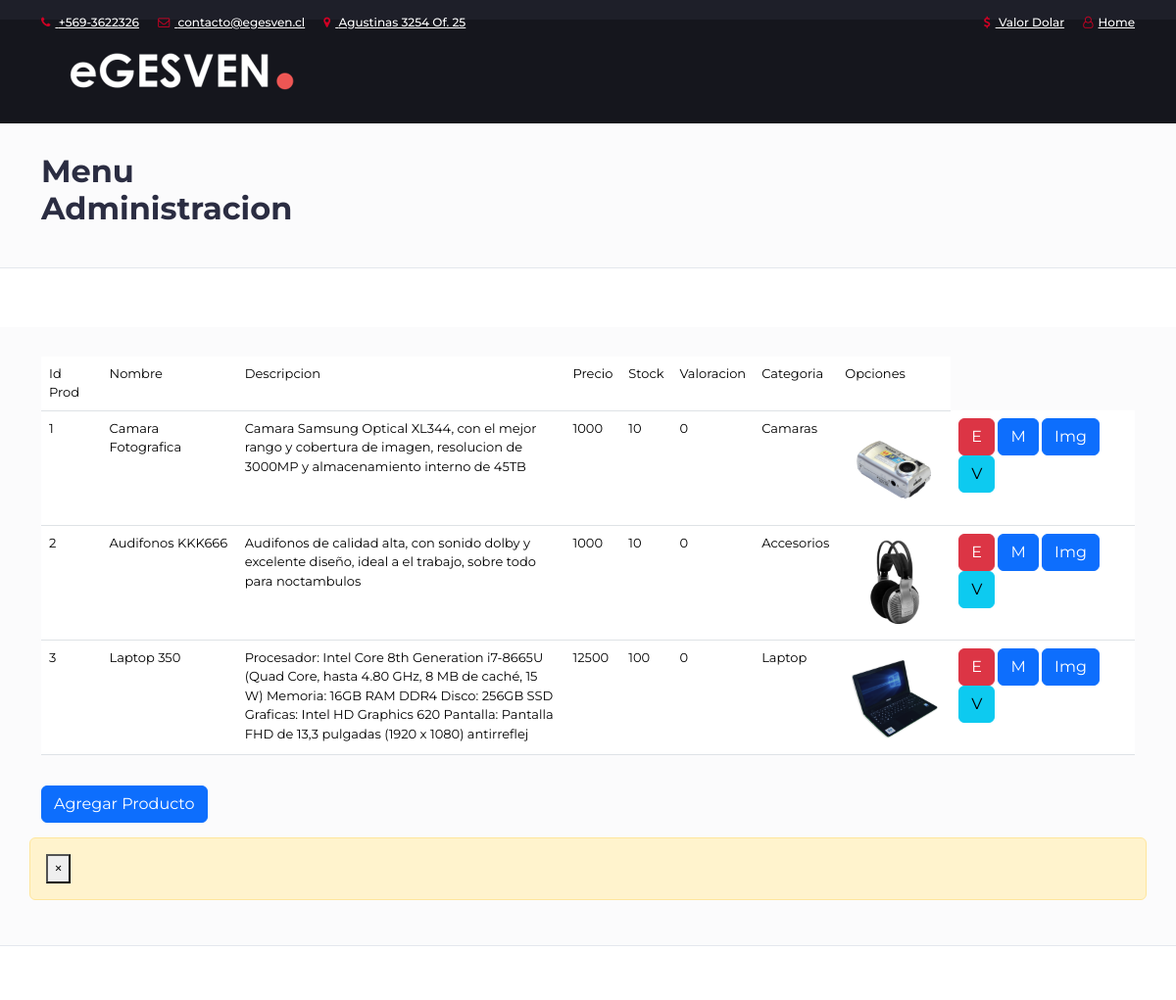
Page /administrador (upper part) on the earlier database version.
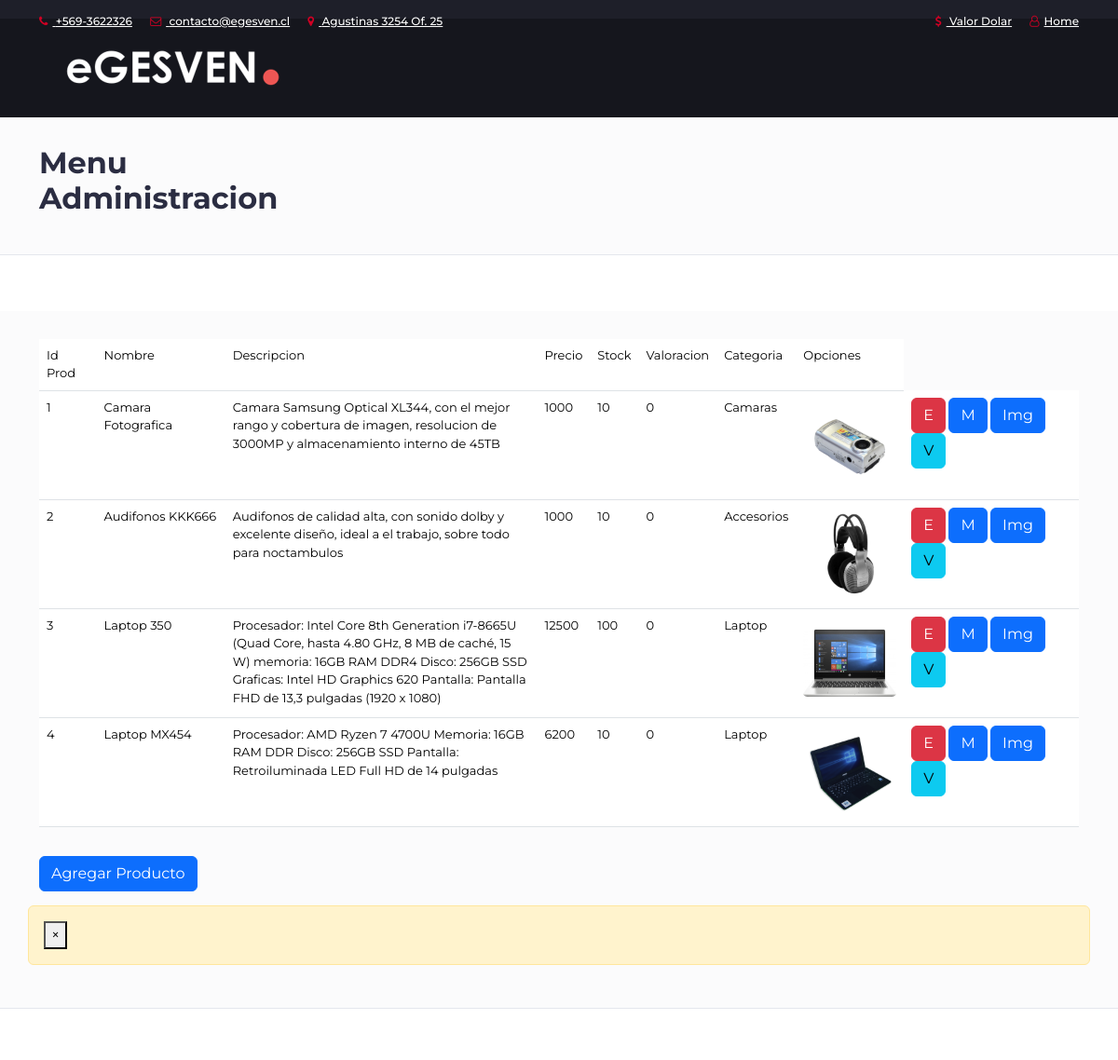
Same page on the later database version.
### web/models.py (models this page shows, shortened)
class Productos(models.Model):
    idproducto = models.AutoField(primary_key=True)
    nombre = models.TextField()
    descripcion = models.TextField()
    precio = models.IntegerField()
    stock = models.IntegerField()
    foto = models.ImageField(upload_to='fotos',default='fotos/no-disponible.jpg')
    valoracion = models.IntegerField()
    idcategoria = models.ForeignKey(Categoria, models.DO_NOTHING, db_column='idcategoria')

class Categoria(models.Model):
    idcategoria = models.AutoField(primary_key=True)
    descripcion = models.CharField(max_length=50)

### web/views.py (the view)
# urls.py: path('administrador', admin,name='ADM'),
def admin(request):
    contexto={}
    categorias=Categoria.objects.all()
    contexto["categorias"]=categorias
    productos= Productos.objects.all()
    contexto["data"]=productos
    return render(request,'admin.html',contexto)

### web/templates/admin.html (shortened to what this page needs)
{% extends "base_admin.html" %}
{% load static %}
{% block contenido1 %}
<div id="breadcrumb" class="section">
  <div class="container">
    <div class="row">
      <div class="col-md-4">
        <h2>Menu Administracion</h2>
      </div>
    </div>
  </div>
</div>
{% endblock contenido1 %}
{% block contenido2 %}
<div id="breadcrumb" class="section">
  <div class="container">
    <div class="row">
      <div class="col-md-12" style="font-size: small;">
        <table class="table table-hover">
          <tr>
            <td>Id Prod</td>
            <td>Nombre</td>
            <td>Descripcion</td>
            <td>Precio</td>
            <td>Stock</td>
            <td>Valoracion</td>
            <td>Categoria</td>
            <td>Opciones</td>
          </tr>
          {% for X in data %}
          <tr>
            <td>{{X.idproducto}}</td>
            <td>{{X.nombre}}</td>
            <td style="width: 30%;">{{X.descripcion}}</td>
            <td>{{X.precio}}</td>
            <td>{{X.stock}}</td>
            <td>{{X.valoracion}}</td>
            <td>{{X.idcategoria.descripcion}}</td>
            <td> <img src="{{X.foto.url}}" alt="" srcset="" width="100px" height="100px"> </td>
            <td>
              <button type="button" class="btn btn-danger" data-bs-toggle="modal"
                onclick="eliminar({{X.idproducto}},'{{X.nombre}}')">E</button>
              <button type="button" class="btn btn-primary" data-bs-toggle="modal" data-bs-target="#modificarProducto"
                onclick="modificar({{X.idproducto}},'{{X.nombre}}','{{X.descripcion}}',{{X.precio}},{{X.stock}})">M</button>
              <button type="button" class="btn btn-primary" data-bs-toggle="modal" data-bs-target="#imagenProducto"
                onclick="imagen({{X.idproducto}})">Img</button>
              <button type="button" class="btn btn-info" data-bs-toggle="modal"
                data-bs-target="#nuevoProducto">V</button>
            </td>
          </tr>
          {% endfor %}
        </table>
      </div>
      <div class="col-md-12" style="padding-top: 15px;">
        <button type="button" class="btn btn-primary" class="btn btn-primary" data-bs-toggle="modal"
          data-bs-target="#nuevoProducto">Agregar Producto</button>
      </div>
      <div class="alert alert-warning alert-dismissible" role="alert" style="margin-top:15px;">
        <button type="button" class="close" data-dismiss="alert" aria-label="Close"><span
            aria-hidden="true">&times;</span></button>
      </div>
    </div>
  </div>
</div>
</div>
{% endblock contenido2 %}

### web/templates/base_admin.html (shortened to what this page needs)
<!DOCTYPE html>
{% load static %}
<html lang="en">
  <head>
    <link href="https://cdn.jsdelivr.net/npm/bootstrap@5.3.3/dist/css/bootstrap.min.css" rel="stylesheet">
    <link type="text/css" rel="stylesheet" href="{% static 'css/slick.css' %}" />
    <link type="text/css" rel="stylesheet" href="{% static 'css/slick-theme.css' %}" />
    <link type="text/css" rel="stylesheet" href="{% static 'css/nouislider.min.css' %}" />
    <link rel="stylesheet" href="{% static 'css/font-awesome.min.css' %}" />
    <link type="text/css" rel="stylesheet" href="{% static 'css/style.css' %}" />
  </head>
  <body>
    <header>
      <div id="top-header">
        <div class="container">
          <ul class="header-links pull-left">
            <li>
              <a href="#"><i class="fa fa-phone"></i> +569-3622326</a>
            </li>
            <li>
              <a href="#"><i class="fa fa-envelope-o"></i> contacto@egesven.cl</a>
            </li>
            <li>
              <a href="#"><i class="fa fa-map-marker"></i> Agustinas 3254 Of. 25</a>
            </li>
          </ul>
          <ul class="header-links pull-right">
            <li>
              <a href="#"><i class="fa fa-dollar"></i><label id="dolar"></label> Valor Dolar</a>
            </li>
            <li>
              <a href="{% url 'IND' %}"><i class="fa fa-user-o"></i>Home</a>
            </li>
          </ul>
        </div>
      </div>
      <div id="header">
        <div class="container">
          <div class="row">
            <div class="col-md-3">
              <div class="header-logo">
                <a href="#" class="logo"><img src="{% static './img/logo-eGESVEN.png' %}" alt="" /></a>
              </div>
            </div>
            <div class="col-md-3 clearfix">
            </div>
          </div>
        </div>
      </div>
    </header>
    {% block contenido1 %}
    {% endblock contenido1 %}
    <div class="section">
      {% block contenido2 %}
      {% endblock contenido2 %}
  </body>
</html>

### web/static/css/style.css (style rules this page uses)
body { font-family: 'Montserrat', sans-serif; font-weight: 400; color: #333; }
h1, h2, h3, h4, h5, h6 { color: #2B2D42; font-weight: 700; margin: 0 0 10px; }
a { color: #2B2D42; font-weight: 500; -webkit-transition: 0.2s color; transition: 0.2s color; }
ul, ol { margin: 0; padding: 0; list-style: none }
.section { padding-top: 30px; padding-bottom: 30px; }
#breadcrumb { padding: 30px 0px; background: #FBFBFC; border-bottom: 1px solid #E4E7ED; margin-bottom: 30px; }
#top-header { padding-top: 10px; padding-bottom: 10px; background-color: #1E1F29; }
.header-links li { display: inline-block; margin-right: 15px; font-size: 12px; }
.header-links li:last-child { margin-right: 0px; }
.header-links li a { color: #FFF; }
.header-links li i { color: #D10024; margin-right: 5px; }
#header { padding-top: 15px; padding-bottom: 15px; background-color: #15161D; }
.header-logo { float: left; }
.header-logo .logo img { display: block; }

Differences in the rows shown:
changed Productos "Laptop 350": descripcion "…de caché, 15 W) Memoria: 16GB RAM DDR4 Disco: 256GB SSD Graficas: Intel HD Graphics 620 Pantalla: Pantalla FHD de 13,3 pulgadas (1920 x 1080) antirreflej" → "…de caché, 15 W) memoria: 16GB RAM DDR4 Disco: 256GB SSD Graficas: Intel HD Graphics 620 Pantalla: Pantalla FHD de 13,3 pulgadas (1920 x 1080)"; foto: a different picture
added Productos: idproducto "4", nombre "Laptop MX454", descripcion "Procesador: AMD Ryzen 7 4700U Memoria: 16GB RAM DDR Disco: 256GB SSD Pantalla: Retroiluminada LED Full HD de 14 pulgadas", precio "6200", stock "10", valoracion "0", idcategoria.descripcion "Laptop", foto (picture)
